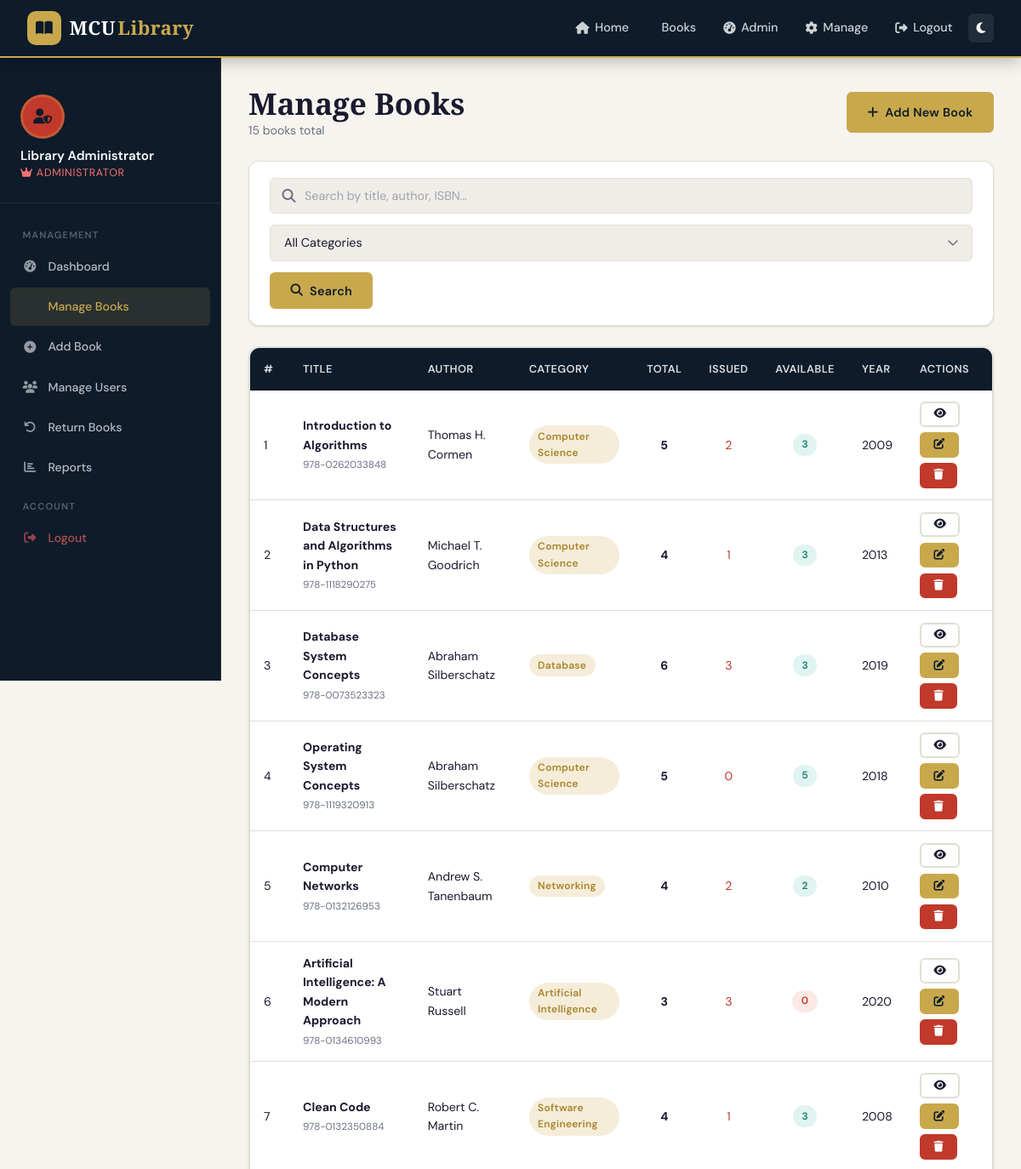
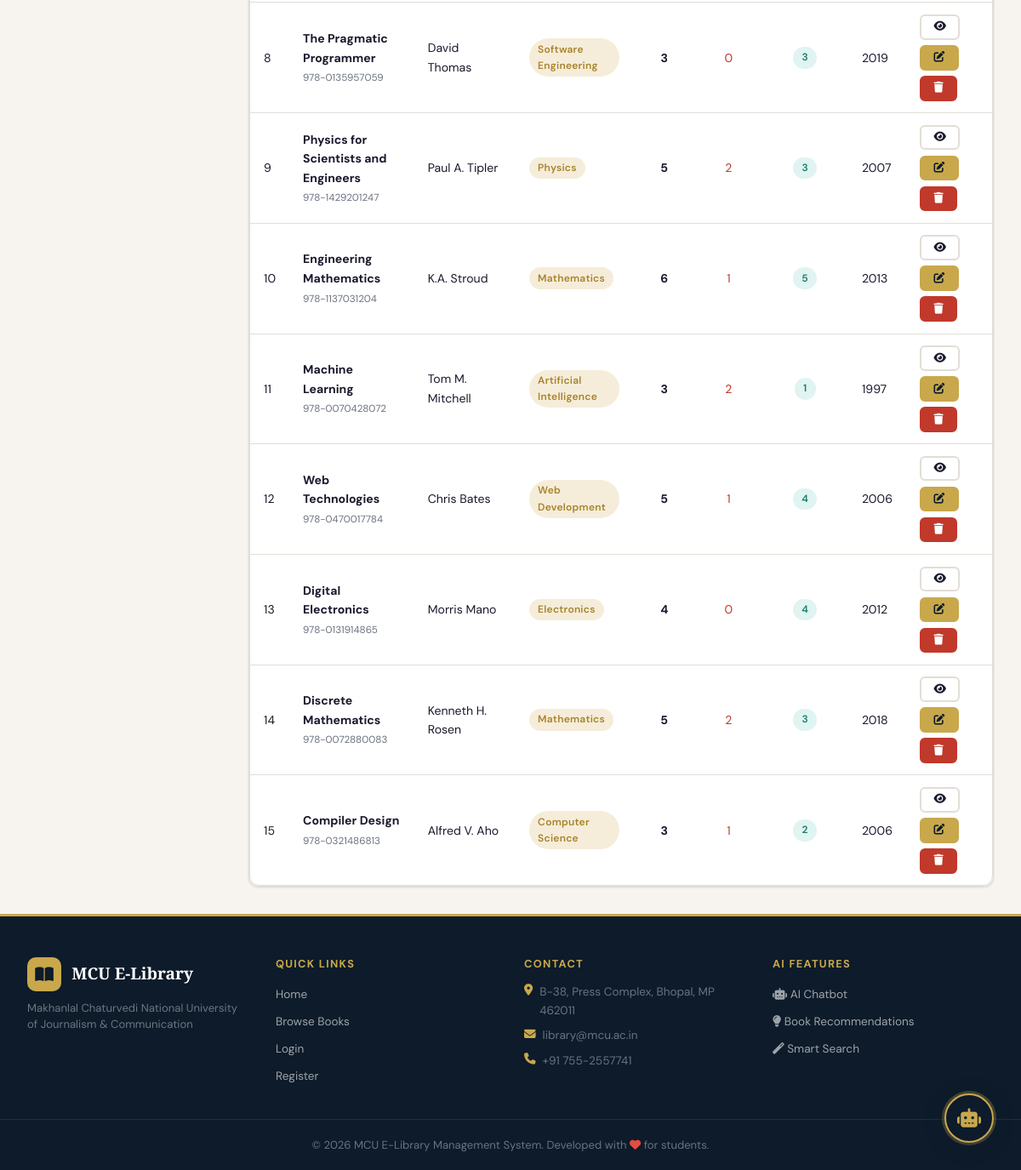
Page /admin/manage_books.php (signed in) on the committed database (2 pictures, top to bottom).
### tables this page shows
CREATE TABLE IF NOT EXISTS books (
    id               INT AUTO_INCREMENT PRIMARY KEY,
    title            VARCHAR(255) NOT NULL,
    author           VARCHAR(150) NOT NULL,
    isbn             VARCHAR(20),
    category         VARCHAR(100) NOT NULL,
    publisher        VARCHAR(150),
    publish_year     YEAR,
    description      TEXT,
    cover_image      VARCHAR(255) DEFAULT 'default_cover.png',
    total_quantity   INT NOT NULL DEFAULT 1,
    issued_quantity  INT NOT NULL DEFAULT 0,
    location         VARCHAR(100) COMMENT 'Shelf / rack location',
    added_at         DATETIME DEFAULT CURRENT_TIMESTAMP,
    updated_at       DATETIME DEFAULT CURRENT_TIMESTAMP ON UPDATE CURRENT_TIMESTAMP,
    FULLTEXT KEY ft_search (title, author, description)
);

### includes/auth.php (called while the page is built, shortened)
<?php
function currentAdmin(): ?array {
    return $_SESSION['admin'] ?? null;
}
function csrfToken(): string {
    return $_SESSION['csrf_token'];
}

### admin/manage_books.php (the view, shortened to what this page needs)
<?php
require_once __DIR__ . '/../config/db.php';
require_once __DIR__ . '/../includes/auth.php';
$q        = trim($_GET['q']        ?? '');
$page     = max(1, (int)($_GET['page'] ?? 1));
$perPage  = 15;
$conditions = ['1=1'];
$params     = [];
$where = implode(' AND ', $conditions);
$countStmt  = $pdo->prepare("SELECT COUNT(*) FROM books WHERE $where");
$countStmt->execute($params);
$total      = (int)$countStmt->fetchColumn();
$offset     = ($page - 1) * $perPage;
$stmt = $pdo->prepare("SELECT * FROM books WHERE $where ORDER BY added_at DESC LIMIT $perPage OFFSET $offset");
$stmt->execute($params);
$books = $stmt->fetchAll();
require_once __DIR__ . '/../includes/header.php';
?>
<div class="dashboard-layout">
  <aside class="sidebar">
    <div class="sidebar-user">
      <div class="sidebar-avatar" style="background:var(--rust);"><i class="fas fa-user-shield" style="font-size:1.1rem;"></i></div>
      <div class="sidebar-name"><?= htmlspecialchars(currentAdmin()['full_name']) ?></div>
      <div class="sidebar-role" style="color:#f87171;"><i class="fas fa-crown"></i> Administrator</div>
    </div>
    <nav class="sidebar-nav">
      <div class="sidebar-section-title">Management</div>
      <a href="/admin_dashboard.php"     class="sidebar-nav-item"><i class="fas fa-tachometer-alt"></i> Dashboard</a>
      <a href="/admin/manage_books.php"  class="sidebar-nav-item active"><i class="fas fa-books"></i> Manage Books</a>
      <a href="/add_book.php"            class="sidebar-nav-item"><i class="fas fa-plus-circle"></i> Add Book</a>
      <a href="/admin/manage_users.php"  class="sidebar-nav-item"><i class="fas fa-users"></i> Manage Users</a>
      <a href="/return_book.php"         class="sidebar-nav-item"><i class="fas fa-undo"></i> Return Books</a>
      <a href="/admin/reports.php"       class="sidebar-nav-item"><i class="fas fa-chart-bar"></i> Reports</a>
      <div class="sidebar-section-title">Account</div>
      <a href="/logout.php"              class="sidebar-nav-item" style="color:rgba(255,100,100,.7) !important;"><i class="fas fa-sign-out-alt"></i> Logout</a>
    </nav>
  </aside>
  <div class="dashboard-main">
    <div style="display:flex;align-items:center;justify-content:space-between;margin-bottom:1.5rem;flex-wrap:wrap;gap:1rem;">
      <div>
        <h2>Manage Books</h2>
        <p style="margin:0;font-size:.88rem;"><?= number_format($total) ?> books total</p>
      </div>
      <a href="/add_book.php" class="btn btn-primary"><i class="fas fa-plus"></i> Add New Book</a>
    </div>
    <form method="GET" class="search-bar" style="margin-bottom:1.5rem;">
      <div class="search-input-wrap" style="flex:1;">
        <i class="fas fa-search search-icon"></i>
        <input type="text" name="q" class="form-control" value="<?= htmlspecialchars($q) ?>" placeholder="Search by title, author, ISBN…">
      </div>
      <select name="category" class="form-control" style="min-width:160px;">
        <option value="">All Categories</option>
      </select>
      <button type="submit" class="btn btn-primary"><i class="fas fa-search"></i> Search</button>
    </form>
    <div class="card">
      <div class="card-body" style="padding:0;">
        <div class="table-wrapper">
          <table>
            <thead>
              <tr>
                <th>#</th>
                <th>Title</th>
                <th>Author</th>
                <th>Category</th>
                <th>Total</th>
                <th>Issued</th>
                <th>Available</th>
                <th>Year</th>
                <th>Actions</th>
              </tr>
            </thead>
            <tbody>
              <?php if (empty($books)): ?>
                <tr><td colspan="9" style="text-align:center;padding:2rem;color:var(--text-muted);">No books found.</td></tr>
              <?php else: ?>
                <?php foreach ($books as $i => $b):
                  $avl = $b['total_quantity'] - $b['issued_quantity'];
                ?>
                <tr>
                  <td><?= ($page-1)*$perPage + $i + 1 ?></td>
                  <td>
                    <strong><?= htmlspecialchars(mb_strimwidth($b['title'],0,45,'…')) ?></strong>
                    <?php if ($b['isbn']): ?><br><small class="text-muted"><?= htmlspecialchars($b['isbn']) ?></small><?php endif; ?>
                  </td>
                  <td><?= htmlspecialchars($b['author']) ?></td>
                  <td><span class="pill pill-gold"><?= htmlspecialchars($b['category']) ?></span></td>
                  <td style="text-align:center;font-weight:700;"><?= $b['total_quantity'] ?></td>
                  <td style="text-align:center;color:var(--rust);"><?= $b['issued_quantity'] ?></td>
                  <td style="text-align:center;">
                    <span class="pill <?= $avl>0?'pill-success':'pill-danger' ?>"><?= $avl ?></span>
                  </td>
                  <td><?= $b['publish_year'] ?: '—' ?></td>
                  <td>
                    <div class="td-actions">
                      <a href="/books.php?book=<?= $b['id'] ?>" class="btn btn-outline btn-sm" title="View"><i class="fas fa-eye"></i></a>
                      <a href="/edit_book.php?id=<?= $b['id'] ?>" class="btn btn-primary btn-sm" title="Edit"><i class="fas fa-edit"></i></a>
                      <a href="/delete_book.php?id=<?= $b['id'] ?>&csrf=<?= csrfToken() ?>"
                         class="btn btn-danger btn-sm" title="Delete"
                         data-confirm="Delete '<?= addslashes($b['title']) ?>'? This cannot be undone.">
                        <i class="fas fa-trash"></i>
                      </a>
                    </div>
                  </td>
                </tr>
                <?php endforeach; ?>
              <?php endif; ?>
            </tbody>
          </table>
        </div>
      </div>
    </div>
  </div>
</div>
<?php require_once __DIR__ . '/../includes/footer.php'; ?>

### rows in the picture
books: i "1", title "Introduction to Algorithms", isbn "978-0262033848", author "Thomas H. Cormen", category "Computer Science", total_quantity "5", issued_quantity "2", avl "3", publish_year "2009"
books: i "2", title "Data Structures and Algorithms in Python", isbn "978-1118290275", author "Michael T. Goodrich", category "Computer Science", total_quantity "4", issued_quantity "1", avl "3", publish_year "2013"
books: i "3", title "Database System Concepts", isbn "978-0073523323", author "Abraham Silberschatz", category "Database", total_quantity "6", issued_quantity "3", publish_year "2019"
books: i "4", title "Operating System Concepts", isbn "978-1119320913", author "Abraham Silberschatz", category "Computer Science", total_quantity "5", issued_quantity "0", publish_year "2018"
books: i "5", title "Computer Networks", isbn "978-0132126953", author "Andrew S. Tanenbaum", category "Networking", total_quantity "4", issued_quantity "2", publish_year "2010"
books: i "6", title "Artificial Intelligence: A Modern Approach", isbn "978-0134610993", author "Stuart Russell", category "Artificial Intelligence", total_quantity "3", issued_quantity "3", avl "0", publish_year "2020"
books: i "7", title "Clean Code", isbn "978-0132350884", author "Robert C. Martin", category "Software Engineering", total_quantity "4", issued_quantity "1", avl "3", publish_year "2008"
books: i "8", title "The Pragmatic Programmer", isbn "978-0135957059", author "David Thomas", category "Software Engineering", total_quantity "3", issued_quantity "0", publish_year "2019"
books: i "9", title "Physics for Scientists and Engineers", isbn "978-1429201247", author "Paul A. Tipler", category "Physics", total_quantity "5", issued_quantity "2", avl "3", publish_year "2007"
books: i "10", title "Engineering Mathematics", isbn "978-1137031204", author "K.A. Stroud", category "Mathematics", total_quantity "6", issued_quantity "1", avl "5", publish_year "2013"
books: i "11", title "Machine Learning", isbn "978-0070428072", author "Tom M. Mitchell", category "Artificial Intelligence", total_quantity "3", issued_quantity "2", avl "1", publish_year "1997"
books: i "12", title "Web Technologies", isbn "978-0470017784", author "Chris Bates", category "Web Development", total_quantity "5", issued_quantity "1", avl "4", publish_year "2006"
books: i "13", title "Digital Electronics", isbn "978-0131914865", author "Morris Mano", category "Electronics", total_quantity "4", issued_quantity "0", publish_year "2012"
books: i "14", title "Discrete Mathematics", isbn "978-0072880083", author "Kenneth H. Rosen", category "Mathematics", total_quantity "5", issued_quantity "2", avl "3", publish_year "2018"
books: i "15", title "Compiler Design", isbn "978-0321486813", author "Alfred V. Aho", category "Computer Science", total_quantity "3", issued_quantity "1", avl "2", publish_year "2006"

### other values in the picture
currentAdmin()['full_name'] "Library Administrator"
$total "15"
